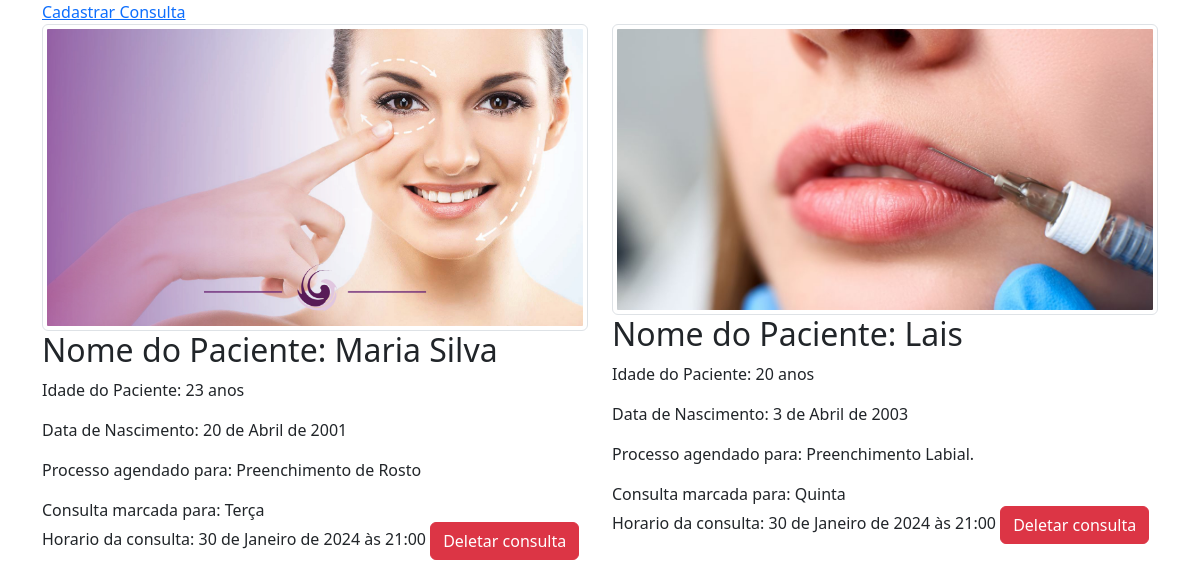
The page / on the database its author committed.
### rosto_corpo_gerenciamento_consultas/models.py (models this page shows, shortened)
class Consulta(models.Model):
    DIA_CONSULTA_CHOICES = (
        ('DOM', 'Domingo'),
        ('SEG', 'Segunda'),
        ('TER', 'Terça'),
        ('QUA', 'Quarta'),
        ('QUI', 'Quinta'),
        ('SEX', 'Sexta'),
        ('SAB', 'Sabado'),
    )
    nome_paciente = models.CharField(max_length=150)
    idade = models.IntegerField(default=0)
    cpf = models.CharField(max_length=30)
    data_nascimento = models.DateField()
    dia_consulta = models.CharField(max_length=3, choices=DIA_CONSULTA_CHOICES, default='DOM')
    imagem = models.ImageField(upload_to='fotos')
    hora_marcada = models.DateTimeField()
    processo_agendado = models.TextField()

### rosto_corpo_gerenciamento_consultas/views.py (the view)
# urls.py: path('', views.index, name='index'),
def index(request):
    consultas = Consulta.objects.all()
    return render(request, 'rosto_corpo_gerenciamento_consultas/index.html', {'consultas' : consultas})

### rosto_corpo_gerenciamento_consultas/templates/rosto_corpo_gerenciamento_consultas/index.html (shortened to what this page needs)
{% load static %}
{% load bootstrap5 %}
<!DOCTYPE html>
<html lang="pt-br">
<head>
    {% bootstrap_css %}
</head>
<body>
    <div class="container">
        <a href="{% url 'cadastro' %}">Cadastrar Consulta</a>
        <div class="row">
            {% for consulta in consultas %}
            <div class="col">
                <img src="media/{{ consulta.imagem }}" class="img-thumbnail" alt="Capa da consulta" style="width= 300px; heigth= 300px;">
                <h2>Nome do Paciente: {{ consulta.nome_paciente }}</h2>
                <p>Idade do Paciente: {{ consulta.idade }} anos</p>
                <p>Data de Nascimento: {{  consulta.data_nascimento }}</p>
                <p>Processo agendado para: {{ consulta.processo_agendado }}</p>
                <span>Consulta marcada para: {{ consulta.get_dia_consulta_display }}</span><br>
                <span>Horario da consulta: {{ consulta.hora_marcada }}</span>
                <a class="btn btn-danger" href="{% url 'deletar' consulta.id %}">Deletar consulta</a>
            </div>
            {% endfor %}
        </div>
    </div>
</body>
</html>

### rows shown on the page
Consulta: imagem (picture), nome_paciente "Maria Silva", idade "23", data_nascimento "20 de Abril de 2001", processo_agendado "Preenchimento de Rosto", dia_consulta "Terça", hora_marcada "30 de Janeiro de 2024 às 21:00"
Consulta: imagem (picture), nome_paciente "Lais", idade "20", data_nascimento "3 de Abril de 2003", processo_agendado "Preenchimento Labial.", dia_consulta "Quinta", hora_marcada "30 de Janeiro de 2024 às 21:00"
